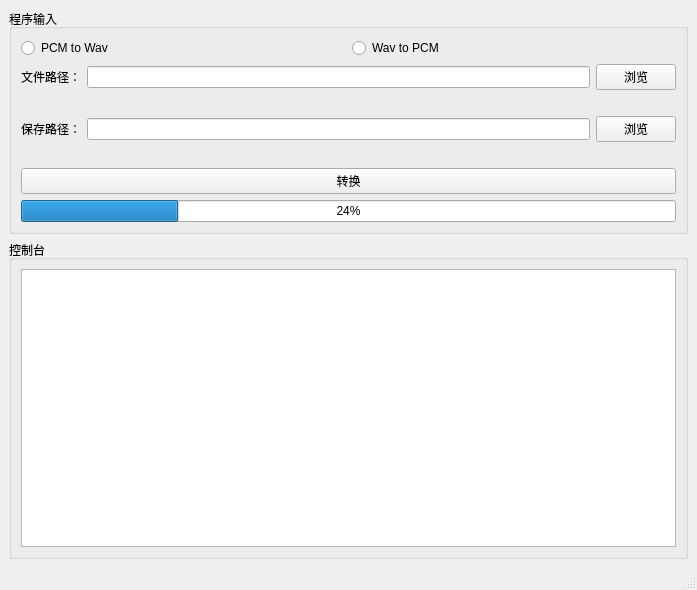
<?xml version="1.0" encoding="UTF-8"?>
<ui version="4.0">
 <class>MainWindow</class>
 <widget class="QMainWindow" name="MainWindow">
  <property name="geometry">
   <rect>
    <x>0</x>
    <y>0</y>
    <width>697</width>
    <height>590</height>
   </rect>
  </property>
  <property name="windowTitle">
   <string>MainWindow</string>
  </property>
  <widget class="QWidget" name="centralwidget">
   <layout class="QHBoxLayout" name="horizontalLayout_6">
    <item>
     <layout class="QHBoxLayout" name="horizontalLayout_5">
      <item>
       <layout class="QVBoxLayout" name="verticalLayout_2">
        <item>
         <widget class="QGroupBox" name="groupBox">
          <property name="title">
           <string>程序输入</string>
          </property>
          <layout class="QVBoxLayout" name="verticalLayout_4">
           <item>
            <layout class="QHBoxLayout" name="horizontalLayout_4">
             <item>
              <widget class="QRadioButton" name="p2w_rbtn">
               <property name="text">
                <string>PCM to Wav</string>
               </property>
              </widget>
             </item>
             <item>
              <widget class="QRadioButton" name="w2p_rbtn">
               <property name="text">
                <string>Wav to PCM</string>
               </property>
              </widget>
             </item>
            </layout>
           </item>
           <item>
            <layout class="QVBoxLayout" name="verticalLayout" stretch="0,0,0,0">
             <item>
              <layout class="QHBoxLayout" name="horizontalLayout">
               <property name="leftMargin">
                <number>0</number>
               </property>
               <property name="topMargin">
                <number>0</number>
               </property>
               <property name="rightMargin">
                <number>0</number>
               </property>
               <property name="bottomMargin">
                <number>20</number>
               </property>
               <item>
                <widget class="QLabel" name="label_2">
                 <property name="sizePolicy">
                  <sizepolicy hsizetype="Preferred" vsizetype="Preferred">
                   <horstretch>0</horstretch>
                   <verstretch>0</verstretch>
                  </sizepolicy>
                 </property>
                 <property name="text">
                  <string>文件路径：</string>
                 </property>
                </widget>
               </item>
               <item>
                <widget class="QLineEdit" name="rootPath">
                 <property name="sizePolicy">
                  <sizepolicy hsizetype="Expanding" vsizetype="Fixed">
                   <horstretch>0</horstretch>
                   <verstretch>0</verstretch>
                  </sizepolicy>
                 </property>
                </widget>
               </item>
               <item>
                <widget class="QPushButton" name="file_pbtn">
                 <property name="sizePolicy">
                  <sizepolicy hsizetype="Minimum" vsizetype="Fixed">
                   <horstretch>0</horstretch>
                   <verstretch>0</verstretch>
                  </sizepolicy>
                 </property>
                 <property name="text">
                  <string>浏览</string>
                 </property>
                </widget>
               </item>
              </layout>
             </item>
             <item>
              <layout class="QHBoxLayout" name="horizontalLayout_2">
               <property name="bottomMargin">
                <number>20</number>
               </property>
               <item>
                <widget class="QLabel" name="label">
                 <property name="sizePolicy">
                  <sizepolicy hsizetype="Preferred" vsizetype="Preferred">
                   <horstretch>0</horstretch>
                   <verstretch>0</verstretch>
                  </sizepolicy>
                 </property>
                 <property name="text">
                  <string>保存路径：</string>
                 </property>
                </widget>
               </item>
               <item>
                <widget class="QLineEdit" name="savePath"/>
               </item>
               <item>
                <widget class="QPushButton" name="file_pbtn_2">
                 <property name="text">
                  <string>浏览</string>
                 </property>
                </widget>
               </item>
              </layout>
             </item>
             <item>
              <widget class="QPushButton" name="tsfBtn">
               <property name="text">
                <string>转换</string>
               </property>
              </widget>
             </item>
             <item>
              <widget class="QProgressBar" name="pgbar">
               <property name="value">
                <number>24</number>
               </property>
              </widget>
             </item>
            </layout>
           </item>
          </layout>
         </widget>
        </item>
        <item>
         <widget class="QGroupBox" name="groupBox_2">
          <property name="title">
           <string>控制台</string>
          </property>
          <layout class="QVBoxLayout" name="verticalLayout_3">
           <item>
            <widget class="QTextEdit" name="outputControl"/>
           </item>
          </layout>
         </widget>
        </item>
       </layout>
      </item>
     </layout>
    </item>
   </layout>
  </widget>
  <widget class="QMenuBar" name="menubar">
   <property name="geometry">
    <rect>
     <x>0</x>
     <y>0</y>
     <width>697</width>
     <height>26</height>
    </rect>
   </property>
  </widget>
  <widget class="QStatusBar" name="statusbar"/>
 </widget>
 <resources/>
 <connections/>
</ui>
